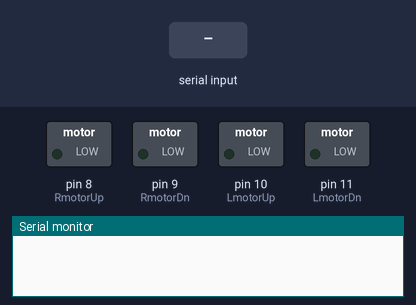
The sketch below on a simulated Arduino Uno, built with avr-gcc and run on an emulated ATmega328P. Parts: switched loads named in the sketch (green lamp = pin HIGH), the last lines printed to the serial monitor. Inputs (shaded band) come from the test bench.

Above: at 1.2 s.
1.3 s: "*go ahead" received over Serial
At 2.5 s:
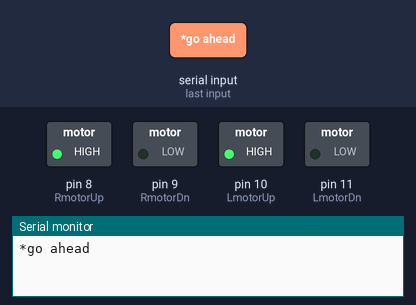
2.8 s: "*go back" received over Serial
At 4.6 s:
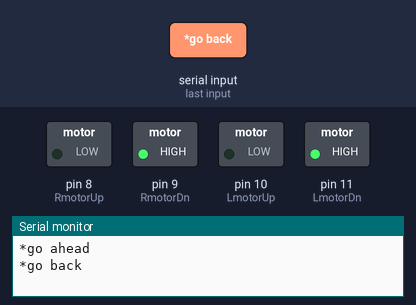
4.9 s: "*turn right" received over Serial
At 6.7 s:
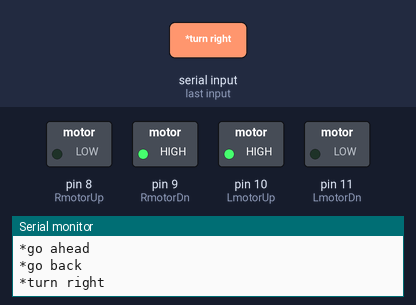
7.0 s: "*turn left" received over Serial
At 7.4 s:
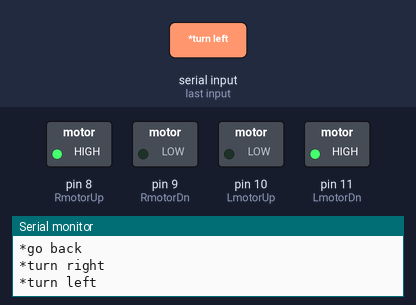
Timing chart, 0 to 9.6 s (numbered marks = the images above; inputs shaded):
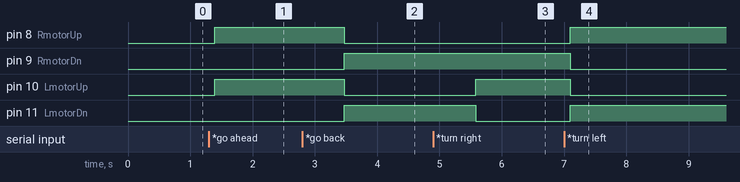

The sketch:

voice_control_bot_car.ino
```cpp
String voice;
int LmotorUp = 10; //initialising Arduino port 10 be be called as LmotorUp
int LmotorDn = 11; //initialising Arduino port 11 be be called as LmotorDn
int RmotorUp = 8;  //initialising Arduino port 8 be be called as RmotorUp
int RmotorDn = 9;  //initialising Arduino port 9 be be called as RmotorDn
void setup()
{
  Serial.begin(9600); //start serial communication
  pinMode(LmotorUp,OUTPUT);//Setting ports as OUTPUTS as they
  pinMode(LmotorDn,OUTPUT);//supply signal values to motor driver
  pinMode(RmotorUp,OUTPUT);
  pinMode(RmotorDn,OUTPUT);
}
void loop()
{
  while (Serial.available())
  { //Check if there is an available byte to read
     delay(10); //Delay added to make thing stable
    char c = Serial.read(); //Conduct a serial read
    if (c == '#') {break;} //Exit the loop when the # is detected after the word
    voice += c; //Shorthand for voice = voice + c
  }
  if (voice.length() > 0)
  {
    Serial.println(voice);
    if(voice == "*go ahead")
    {
      forward_car();
      }
    else if(voice == "*go back")
    {
      back_car();
      }
    else if(voice == "*turn right") {
      right_car();
    }
    else if(voice == "*turn left")
    {
      left_car();
    }
    else if(voice == "*stop")
    {
      stop_car();
    }

  voice=""; //Reset the variable after initiating
  }
}

void forward_car()
{
  digitalWrite(LmotorUp,HIGH); //As said in video we are writing a Digital HIGH to the upper left pin of the motor driver
  digitalWrite(LmotorDn,LOW); //As said in video we are writing a Digital LOW to the lower left pin of the motor driver
  digitalWrite(RmotorUp,HIGH); //As said in video we are writing a Digital HIGH to the upper right pin of the motor driver
  digitalWrite(RmotorDn,LOW); //As said in video we are writing a Digital LOW to the lower right pin of the motor driver
  delay(2000);
}

void back_car()
{
  digitalWrite(LmotorUp,LOW); //Reverse logic of above
  digitalWrite(LmotorDn,HIGH);
  digitalWrite(RmotorUp,LOW);
  digitalWrite(RmotorDn,HIGH);
  delay(2000);
}

void right_car()
{
  digitalWrite(LmotorUp,HIGH);//we are completely stopping the right motor and allowing the left motor to move forward
  digitalWrite(LmotorDn,LOW);//this will cause the robot to move right
  digitalWrite(RmotorUp,LOW);
  digitalWrite(RmotorDn,HIGH);
  delay(1000);
}

void left_car()
{
  digitalWrite(LmotorUp,LOW); //we are completely stopping the left motor and allowing the right motor to move forward
  digitalWrite(LmotorDn,HIGH); //this will cause the robot to move left
  digitalWrite(RmotorUp,HIGH);
  digitalWrite(RmotorDn,LOW);
  delay(1000);
}

void stop_car ()
{
  digitalWrite(LmotorUp,LOW);//Writing a digital LOW to all pins associated with movement of motor driver causes all motors to stop
  digitalWrite(LmotorDn,LOW);
  digitalWrite(RmotorUp,LOW);
  digitalWrite(RmotorDn,LOW);
}
```

Measured:
- after the input at 1.3 s, pin 8 (RmotorUp), pin 10 (LmotorUp): LOW → HIGH after 0.09 s
- after the input at 2.8 s, pin 8 (RmotorUp), pin 10 (LmotorUp): HIGH → LOW after 0.67 s; pin 9 (RmotorDn), pin 11 (LmotorDn): LOW → HIGH after 0.67 s
- after the input at 4.9 s, pin 10 (LmotorUp): LOW → HIGH after 0.68 s; pin 11 (LmotorDn): HIGH → LOW after 0.68 s
- after the input at 7.0 s, pin 8 (RmotorUp), pin 11 (LmotorDn): LOW → HIGH after 0.10 s; pin 9 (RmotorDn), pin 10 (LmotorUp): HIGH → LOW after 0.10 s
